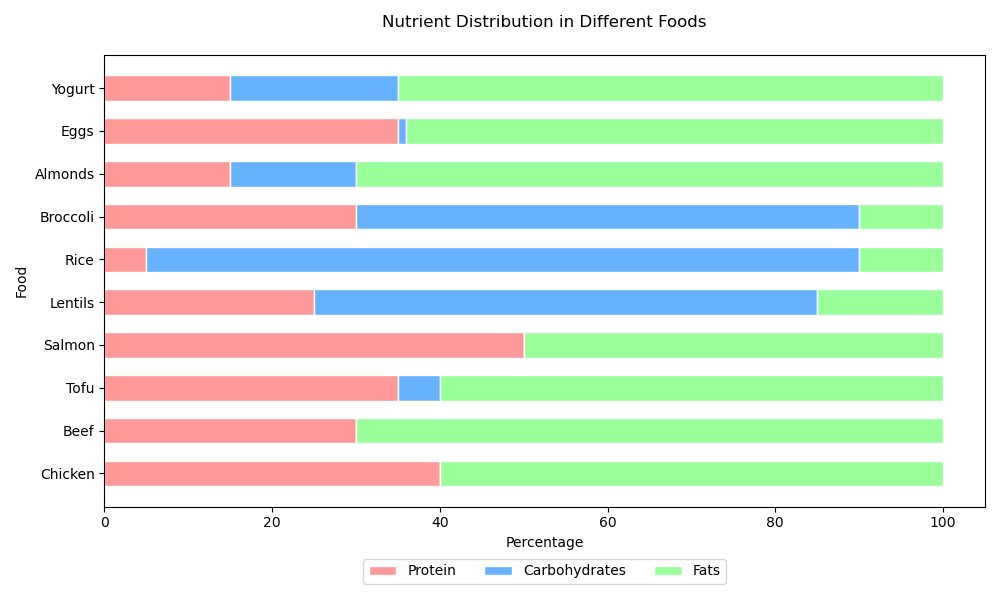

This figure's Python source:

import matplotlib.pyplot as plt
import numpy as np

# Data
foods = ['Chicken', 'Beef', 'Tofu', 'Salmon', 'Lentils', 'Rice', 'Broccoli', 'Almonds', 'Eggs', 'Yogurt']
protein = np.array([40, 30, 35, 50, 25, 5, 30, 15, 35, 15])
carbs = np.array([0, 0, 5, 0, 60, 85, 60, 15, 1, 20])
fats = np.array([60, 70, 60, 50, 15, 10, 10, 70, 64, 65])

# Stacking the data
bottom1 = protein
bottom2 = protein + carbs

# Colors
colors = ['#FF9999', '#66B2FF', '#99FF99']

# Create horizontal bar chart
fig, ax = plt.subplots(figsize=(10, 6))

ax.barh(foods, protein, color=colors[0], edgecolor='white', height=0.6, label='Protein')
ax.barh(foods, carbs, left=bottom1, color=colors[1], edgecolor='white', height=0.6, label='Carbohydrates')
ax.barh(foods, fats, left=bottom2, color=colors[2], edgecolor='white', height=0.6, label='Fats')

# Add legend
ax.legend(loc='upper center', bbox_to_anchor=(0.5, -0.1), ncol=3)

# Title and labels
ax.set_title('Nutrient Distribution in Different Foods', pad=20)
ax.set_xlabel('Percentage')
ax.set_ylabel('Food')

# Display the chart
plt.tight_layout()
plt.show()
